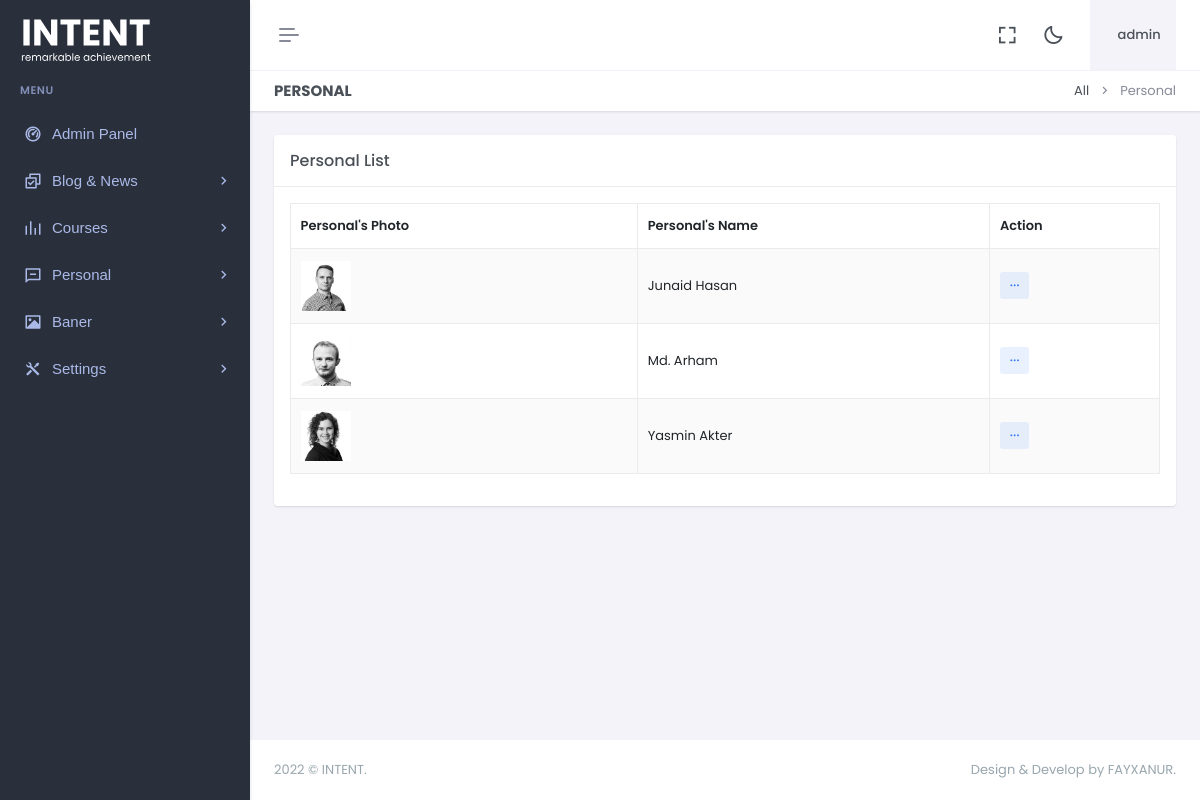
The app's page /dashboard/testimonylist.php (signed in) with its own data.
### tables this page shows
CREATE TABLE `testimony` (
  `id` int(11) NOT NULL,
  `message` varchar(300) NOT NULL,
  `name` varchar(150) NOT NULL,
  `position` varchar(100) NOT NULL,
  `ufile` varchar(1000) NOT NULL,
  `updated_at` timestamp NOT NULL DEFAULT current_timestamp() ON UPDATE current_timestamp()
);

### dashboard/testimonylist.php (the view)
<?php include"header.php";?>
<?php include"sidebar.php";?>
<div class="main-content">
 <div class="page-content">
       <div class="container-fluid">
                    <div class="row">
                        <div class="col-12">
                            <div class="page-title-box d-sm-flex align-items-center justify-content-between">
                                <h4 class="mb-sm-0">Personal</h4>
                                <div class="page-title-right">
                                    <ol class="breadcrumb m-0">
                                        <li class="breadcrumb-item"><a href="javascript: void(0);">All</a></li>
                                        <li class="breadcrumb-item active">Personal</li>
                                    </ol>
                                </div>
                            </div>
                        </div>
                    </div>
                    <div class="row">
                        <div class="col-lg-12">
                            <div class="card">
                                <div class="card-header">
                                    <h5 class="card-title mb-0">Personal List</h5>
                                </div>
                                <div class="card-body">
                                    <table id="example" class="table table-bordered dt-responsive nowrap table-striped align-middle" style="width:100%">
                                        <thead>
                                            <tr>
                                            <th data-ordering="false">Personal's Photo</th>
                                            <th data-ordering="false">Personal's Name</th>
                                                <th>Action</th>
                                            </tr>
                                        </thead>
                                        <tbody>
                                        <?php
				   $q="SELECT * FROM  testimony ORDER BY id DESC";
 $r123 = mysqli_query($con,$q);
while($ro = mysqli_fetch_array($r123))
{
	$id="$ro[id]";
	$name="$ro[name]";
  $ufile="$ro[ufile]";
  print "<tr>
          <td>
				  <img src='uploads/testimony/$ufile' alt='img' style='max-height:50px;'>
				  </td>
<td>
				  $name
				  </td>
          <td>
                                                    <div class='dropdown d-inline-block'>
                                                        <button class='btn btn-soft-secondary btn-sm dropdown' type='button' data-bs-toggle='dropdown' aria-expanded='false'>
                                                            <i class='ri-more-fill align-middle'></i>
                                                        </button>
                                                        <ul class='dropdown-menu dropdown-menu-end'>
 <li>
                                                                <a href='deletetest.php?id=$id' class='dropdown-item remove-item-btn'>
                                                                    <i class='ri-delete-bin-fill align-bottom me-2 text-muted'></i> Delete
                                                                </a>
                                                            </li>
                                                        </ul>
                                                    </div>
                                                </td>
				  </tr>";
  }
  ?>
                                        </tbody>
                                    </table>
                                </div>
                            </div>
                        </div>
                    </div>
                </div>
            </div>
            <?php include"footer.php";?>

### records on screen
testimony: ufile (picture), name "Junaid Hasan"
testimony: ufile (picture), name "Md. Arham"
testimony: ufile (picture), name "Yasmin Akter"

### other values on screen
$username "admin"
